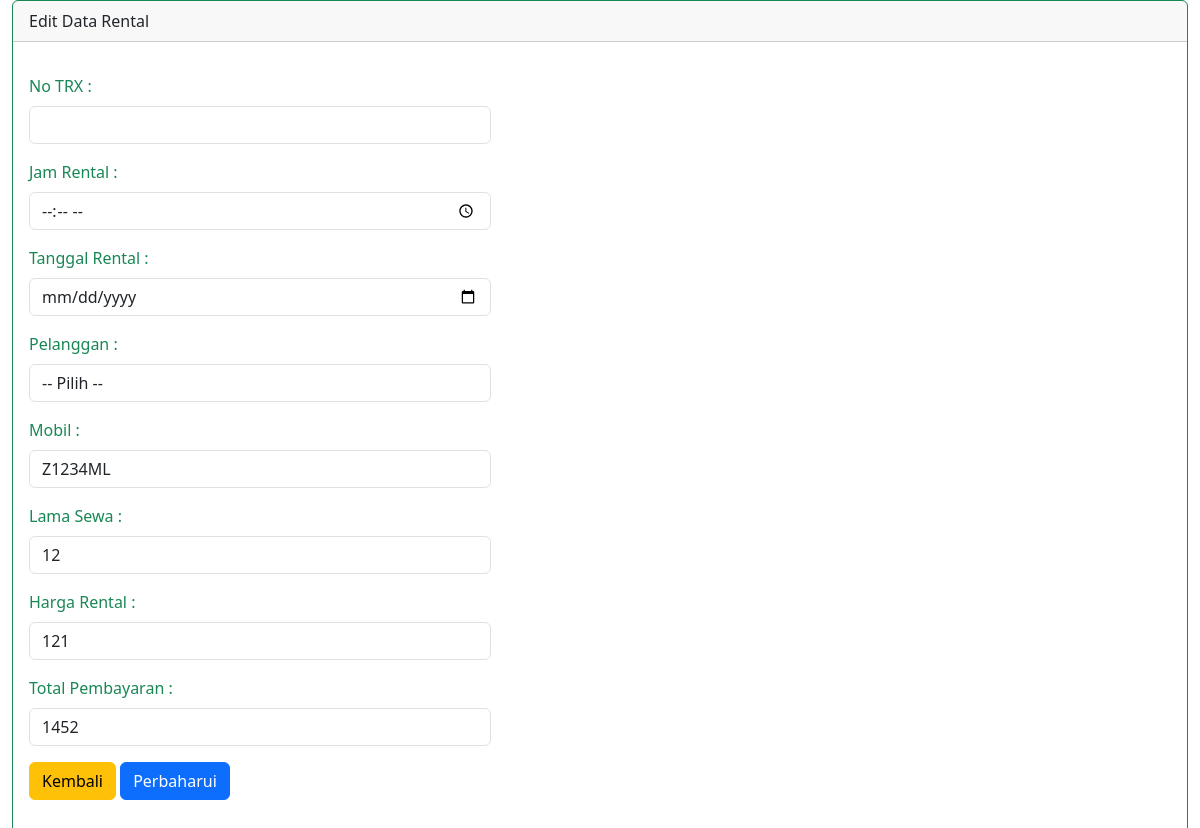
Screenshot of /rental/edit_rental.php?no_trx_rizki_akhiramdhani_harahap=TRX-20240109033953 with the database file from the repository.
### tables this page shows
CREATE TABLE `tbl_rental_rizki_akhiramdhani_harahap` (
  `no_trx_rizki_akhiramdhani_harahap` varchar(20) NOT NULL,
  `nik_ktp_rizki_akhiramdhani_harahap` varchar(16) NOT NULL,
  `no_plat_rizki_akhiramdhani_harahap` varchar(10) NOT NULL,
  `tgl_rental_rizki_akhiramdhani_harahap` date NOT NULL,
  `jam_rental_rizki_akhiramdhani_harahap` time NOT NULL,
  `harga_rizki_akhiramdhani_harahap` int(11) NOT NULL,
  `lama_rizki_akhiramdhani_harahap` int(11) NOT NULL,
  `total_bayar_rizki_akhiramdhani_harahap` int(11) NOT NULL
);

### rental/edit_rental.php (the view, shortened to what this page needs)
<!DOCTYPE html>
<html lang="en">
<head>
    <link href="https://cdn.jsdelivr.net/npm/bootstrap@5.3.2/dist/css/bootstrap.min.css" rel="stylesheet">
</head>
<body>
    <div class="container-fluid">
        <div class="card border-success mb-3">
            <div class="card-header">Edit Data Rental</div>
            <div class="card-body text-success">
                <div class="row">
                    <div class="col-md-5 ">
                        <form method="POST" action="update_rental.php">
                            <?php
                            include "../config/koneksi.php";
                            $no_trx_rizki_akhiramdhani_harahap = $_GET['no_trx_rizki_akhiramdhani_harahap'];
                            $tampil = mysqli_query($koneksi, "SELECT * FROM tbl_rental_rizki_akhiramdhani_harahap INNER JOIN tbl_pelanggan_rizki_akhiramdhani_harahap ON
                            tbl_rental_rizki_akhiramdhani_harahap.nik_ktp_rizki_akhiramdhani_harahap=tbl_pelanggan_rizki_akhiramdhani_harahap.nik_ktp_rizki_akhiramdhani_harahap INNER JOIN tbl_mobil_rizki_akhiramdhani_harahap ON
                            tbl_rental_rizki_akhiramdhani_harahap.no_plat_rizki_akhiramdhani_harahap=tbl_mobil_rizki_akhiramdhani_harahap.no_plat_rizki_akhiramdhani_harahap WHERE no_trx_rizki_akhiramdhani_harahap='$no_trx_rizki_akhiramdhani_harahap'");
                            $data = mysqli_fetch_array($tampil);
                            ?>
                            <div class="mb-3 mt-3">
                                <label for="no_trx_rizki_akhiramdhani_harahap" class="form-label">No TRX :</label>
                                <input type="text" name="no_trx_rizki_akhiramdhani_harahap" value="<?= $data['no_trx_rizki_akhiramdhani_harahap'] ?>" class="form-control" id="no_trx_rizki_akhiramdhani_harahap" readonly>
                            </div>
                            <div class="mb-3">
                                <label for="jam_rental_rizki_akhiramdhani_harahap" class="form-label">Jam Rental :</label>
                                <input type="time" name="jam_rental_rizki_akhiramdhani_harahap" value="<?= $data['jam_rental_rizki_akhiramdhani_harahap'] ?>" class="form-control" id="jam_rental_rizki_akhiramdhani_harahap">
                            </div>
                            <div class="mb-3 mt-3">
                                <label for="tgl_rental_rizki_akhiramdhani_harahap" class="form-label">Tanggal Rental :</label>
                                <input type="date" name="tgl_rental_rizki_akhiramdhani_harahap" value="<?= $data['tgl_rental_rizki_akhiramdhani_harahap'] ?>" class="form-control" id="tgl_rental_rizki_akhiramdhani_harahap" required>
                            </div>
                            <div class="mb-3 mt-3">
                                <label for="nik_ktp_rizki_akhiramdhani_harahap" class="form-label">Pelanggan :</label>
                                <select name="nik_ktp_rizki_akhiramdhani_harahap" class="form-control" id="nik_ktp_rizki_akhiramdhani_harahap" required>
                                    <option value=""> -- Pilih --</option>
                                    <?php
                                    include "../config/koneksi.php";
                                    ?>
                                </select>
                            </div>
                            <div class="mb-3 mt-3">
                                <label for="no_plat_rizki_akhiramdhani_harahap" class="form-label">Mobil :</label>
                                <select name="no_plat_rizki_akhiramdhani_harahap" class="form-control" id="no_plat_rizki_akhiramdhani_harahap" required>
                                    <?php
                                    $tampil = mysqli_query($koneksi, "SELECT * FROM tbl_mobil_rizki_akhiramdhani_harahap");
                                    while ($data = mysqli_fetch_array($tampil)) {
                                        if (isset($data['no_plat_rizki_akhiramdhani_harahap'])) {
                                            echo "<option value='{$data['no_plat_rizki_akhiramdhani_harahap']}'>{$data['no_plat_rizki_akhiramdhani_harahap']}</option>";
                                        } else {
                                            echo "<p>Kolom no_plat_rizki_akhiramdhani_harahap tidak ada dalam hasil.</p>";
                                        }
                                    }
                                    ?>
                                </select>
                            </div>
                            <div class="mb-3">
                                <label for="lama_rizki_akhiramdhani_harahap" class="form-label">Lama Sewa :</label>
                                <?php
                                $tampil2 = mysqli_query($koneksi, "SELECT * FROM tbl_rental_rizki_akhiramdhani_harahap WHERE no_trx_rizki_akhiramdhani_harahap='$no_trx_rizki_akhiramdhani_harahap'");
                                $data2 = mysqli_fetch_array($tampil2);
                                ?>
                                <input type="int" name="lama_rizki_akhiramdhani_harahap" value="<?= $data2['lama_rizki_akhiramdhani_harahap'] ?>" class="form-control" id="lama_rizki_akhiramdhani_harahap" placeholder="Masukan lama sewa Anda" required>
                            </div>
                            <div class="mb-3 mt-3">
                                <label for="harga_rizki_akhiramdhani_harahap" class="form-label">Harga Rental :</label>
                                <?php
                                $tampil3 = mysqli_query($koneksi, "SELECT * FROM tbl_rental_rizki_akhiramdhani_harahap WHERE no_trx_rizki_akhiramdhani_harahap='$no_trx_rizki_akhiramdhani_harahap'");
                                $data3 = mysqli_fetch_array($tampil3);
                                ?>
                                <input type="number" name="harga_rizki_akhiramdhani_harahap" value="<?= $data3['harga_rizki_akhiramdhani_harahap'] ?>" class="form-control" id="harga_rizki_akhiramdhani_harahap" required>
                            </div>
                            <div class="mb-3 mt-3">
                                <label for="total_bayar_rizki_akhiramdhani_harahap" class="form-label">Total Pembayaran :</label>
                                <?php
                                $tampil4 = mysqli_query($koneksi, "SELECT * FROM tbl_rental_rizki_akhiramdhani_harahap WHERE no_trx_rizki_akhiramdhani_harahap='$no_trx_rizki_akhiramdhani_harahap'");
                                $data4 = mysqli_fetch_array($tampil4);
                                ?>
                                <input type="number" name="total_bayar_rizki_akhiramdhani_harahap" value="<?= $data4['total_bayar_rizki_akhiramdhani_harahap'] ?>" class="form-control" id="total_bayar_rizki_akhiramdhani_harahap" readonly>
                            </div>
                            <div class="mb-3">
                                <a href="tampil_rental.php" class="btn btn-warning">Kembali</a> <button type="submit" class="btn btn-primary">Perbaharui</button>
                            </div>
                        </form>
                    </div>
                </div>
            </div>
        </div>
    </div>
</body>
</html>

### rows the page displays
tbl_rental_rizki_akhiramdhani_harahap: lama_rizki_akhiramdhani_harahap "12", harga_rizki_akhiramdhani_harahap "121", total_bayar_rizki_akhiramdhani_harahap "1452"

### other values shown
form field no_plat_rizki_akhiramdhani_harahap "Z1234ML"
